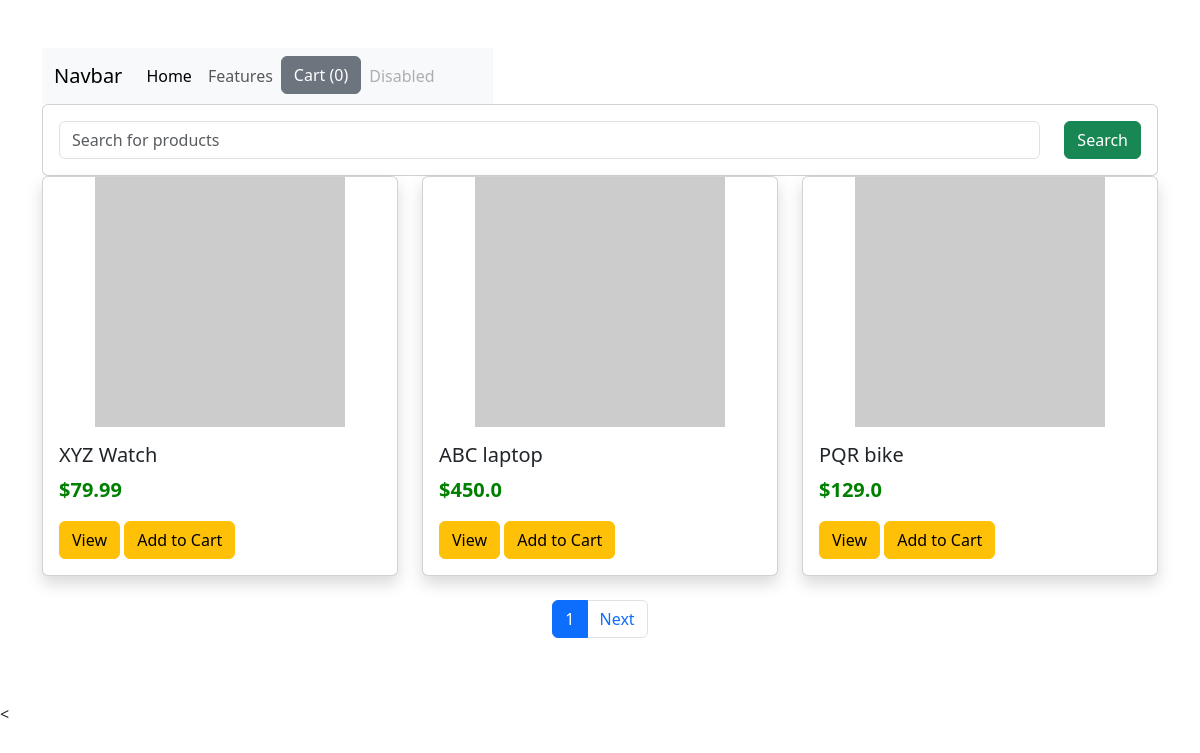
The page / on the database its author committed.
### shop/models.py (models this page shows)
class Product(models.Model):
    title = models.CharField(max_length = 200)
    price = models.FloatField()
    discount_price = models.FloatField()
    category = models.CharField(max_length=200)
    description = models.TextField()
    image = models.CharField(max_length=300)

### shop/views.py (the view)
# urls.py: path('',index ,name = 'index'),
def index(request):
    products = Product.objects.all()
    item_name = request.GET.get('item_search')
    if item_name != "" and item_name is not None:
        print(item_name)
        products = Product.objects.filter(title__icontains=item_name)
    paginator = Paginator(products, 3)
    page = request.GET.get('page')
    products = paginator.get_page(page)
    return render(request, 'shop/index.html', {'products': products})

### shop/templates/shop/index.html (shortened to what this page needs)
{% load static %}
<!DOCTYPE html>
<html lang="en">
  <head>
    <link
      href="https://cdn.jsdelivr.net/npm/bootstrap@5.3.4/dist/css/bootstrap.min.css"
      rel="stylesheet"
    />
    <link rel="stylesheet" href="{% static 'shop/style.css' %}" />
  </head>
  <body>
    <div class="container py-5">
      <div class="row">
        <div class="col-md-5">
          <nav class="navbar navbar-expand-lg navbar-light bg-light">
            <div class="container-fluid">
              <a class="navbar-brand" href="#">Navbar</a>
              <div class="collapse navbar-collapse" id="navbarNav">
                <ul class="navbar-nav">
                  <li class="nav-item">
                    <a class="nav-link active" aria-current="page" href="#"
                      >Home</a
                    >
                  </li>
                  <li class="nav-item">
                    <a class="nav-link" href="#">Features</a>
                  </li>
                  <li class="nav-item">
                    <li class="nav-item">
                      <button type="button"
                              id="cart"
                              class="btn btn-secondary"
                              data-bs-toggle="popover"
                              data-bs-placement="bottom">
                      </button>
                  </li>
                  </li>
                  <li class="nav-item">
                    <a
                      class="nav-link disabled"
                      href="#"
                      tabindex="-1"
                      aria-disabled="true"
                      >Disabled</a
                    >
                  </li>
                </ul>
              </div>
            </div>
          </nav>
        </div>
      </div>
      <div class="row">
        <div class="col-md-12">
          <form class="card card-sm">
            <div class="card-body row no-gyt">
              <div class="col">
                <input
                  type="search"
                  name="item_search"
                  placeholder="Search for products"
                  class="form-control form-control-borderless"
                />
              </div>
              <div class="col-auto">
                <button class="btn btn-success" type="Submit">Search</button>
              </div>
            </div>
          </form>
        </div>
      </div>
      <div class="row">
        {% for product in products %}
        <div class="col-12 col-md-4 mb-4">
          <div class="card h-100 shadow">
            <img
              src="{{ product.image }}"
              class="card-img-top img-fluid"
              alt="{{ product.title }}"
              style="height: 250px; object-fit: contain"
            />
            <div class="card-body">
              <h5 id="name-{{product.id}}" class="card-title">
                {{ product.title }}
              </h5>
              <p id="price-{{product.id}}" class="card-text fs-5">
                {% if product.discount_price %}
                    ${{ product.discount_price }}
                {% else %}
                    ${{ product.price }}
                {% endif %}
            </p>
              <a href="{% url 'detail' product.id %}" , class="btn btn-warning"
                >View</a
              >
              <button id="{{product.id}}" class="btn btn-warning atc">
                Add to Cart
              </button>
            </div>
          </div>
        </div>
        {% endfor %}
      </div>
      <div class="row">
        <div class="col-md-12 d-flex justify-content-center">
          <ul class="pagination justify-content-center">
            <li class="page-item active">
              <a class="page-link" href="?page={{ products.number }}"
                >{{products.number}}</a
              >
            </li>
            {% if products.has_next %}
            <li class="page-item">
              <a class="page-link" href="?page={{ products.next_page_number }}"
                >Next</a
              >
            </li>
            {% endif %}
          </ul>
        </div>
      </div>
    </div>
    <
  </body>
</html>

### shop/static/shop/style.css (style rules this page uses)
.card { transition: transform 0.3s; }
.card-text { color: green; font-weight: 800; }

### rows shown on the page
Product: title "XYZ Watch", discount_price "79.99"
Product: title "ABC laptop", discount_price "450.0"
Product: title "PQR bike", discount_price "129.0"

### other values the page prints
{{ products.number }} "1"
